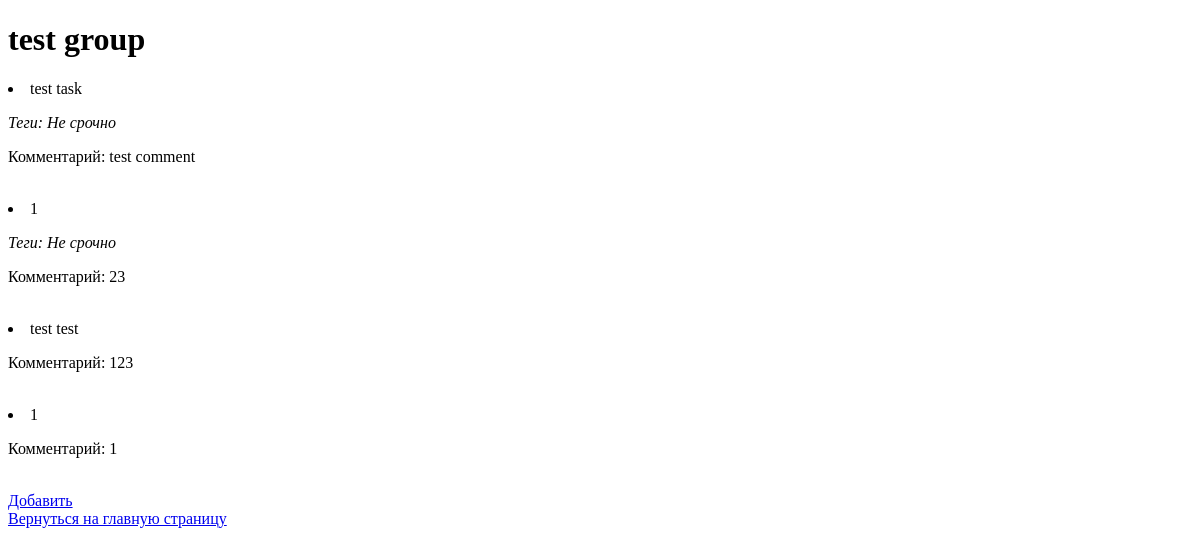
The app's page /detail/4/, older data.
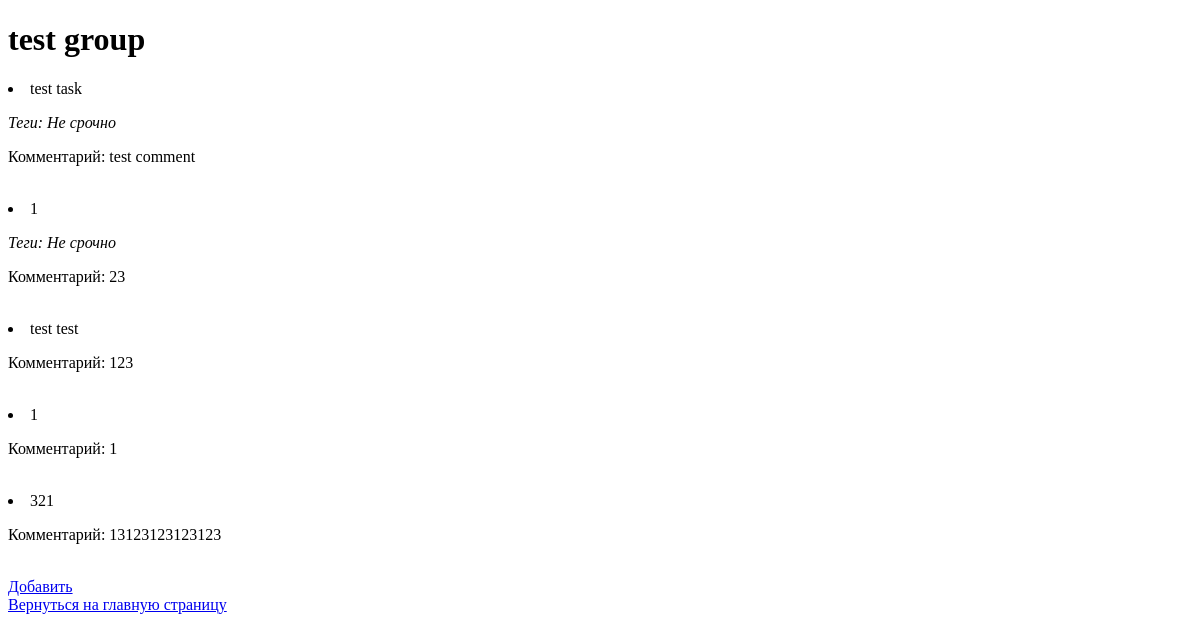
The same page, newer data.
### todo/models.py (models this page shows, shortened)
class TaskGroup(models.Model):
    name = models.CharField(max_length=30, unique=True)

class Task(models.Model):
    name = models.CharField(max_length=30)
    group = models.ForeignKey('todo.TaskGroup', on_delete=models.CASCADE)
    comment = models.TextField(blank=True)
    created = models.DateTimeField(auto_now_add=True)
    modified = models.DateTimeField(auto_now=True)
    tags = models.ManyToManyField('todo.Tag', blank=True)
    active = models.BooleanField(default=False)

class Tag(models.Model):
    name = models.CharField(max_length=20)
    def __str__(self):
        return self.name

### todo/views.py (the view)
# urls.py: path('detail/<int:pk>/', views.TaskGroupItem.as_view(), name='detail'),
class TaskGroupItem(DetailView):
    queryset = TaskGroup.objects.prefetch_related('task_set__tags')
    template_name = 'detail.html'

### templates/detail.html (shortened to what this page needs)
<!DOCTYPE html>
<html lang="en">
    <head>
    </head>
    <body>
        <div>
            <h1>{{ object.name }}</h1>
            {% for task in object.task_set.all %}
                <li>{{ task.name }}</li>
                {% if task.tags.all %}
                    <p><em>Теги: {% for tag in task.tags.all %}{{ tag }} {% endfor %}</em></p>
                {% endif %}
                {% if task.comment %}
                    <p>Комментарий: {{ task.comment }}</p>
                {% endif %}
                <br>
            {% endfor %}
            <a href="{% url 'add-task' object.id %}">Добавить</a><br>
            <a href="{% url 'index' %}">Вернуться на главную страницу</a>
        </div>
    </body>
</html>

Row changes from the older to the newer data that the page shows:
added Task: name "321", comment "13123123123123"
